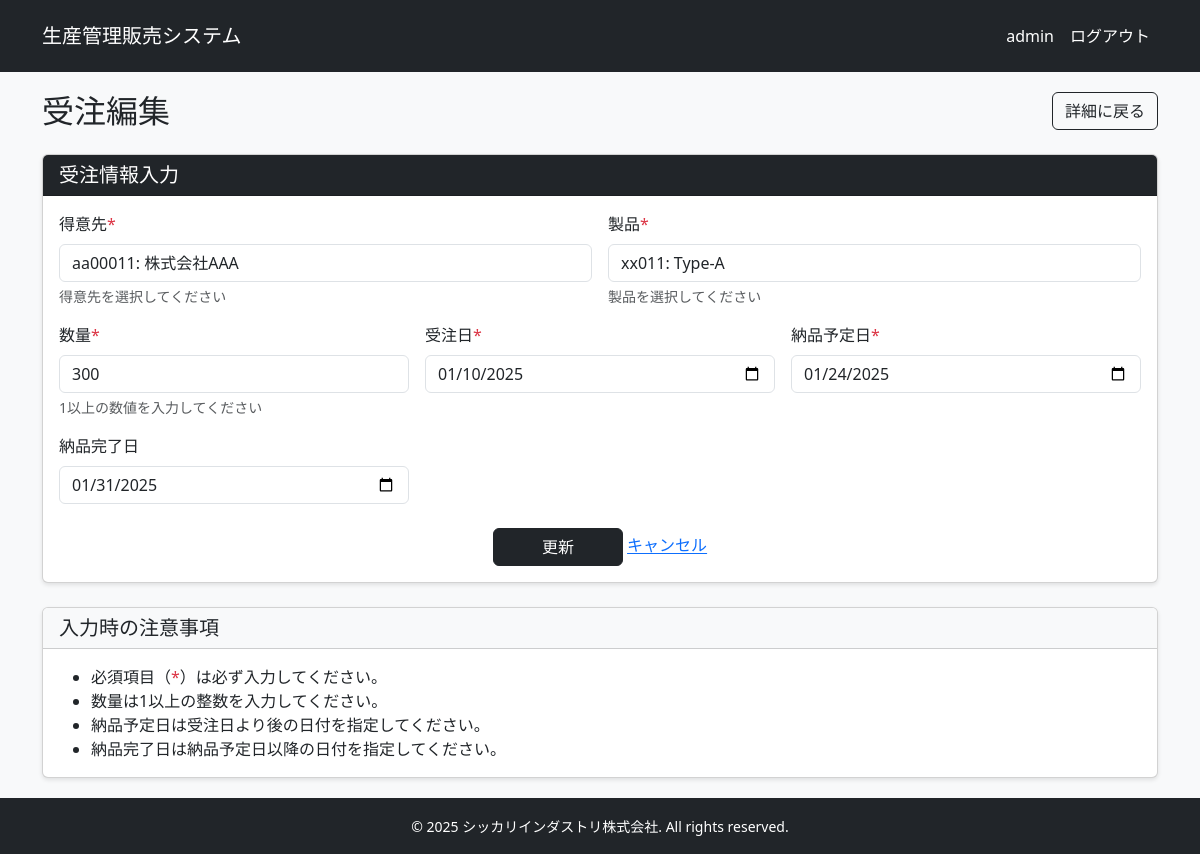
The page /sales/orders/1/update/ (signed in) on the database its author committed.
### apps/sales/models.py (models this page shows, shortened)
class Order(models.Model):
    customer = models.ForeignKey(
        Customer,
        on_delete=models.PROTECT,
        verbose_name="得意先"
    )
    product = models.ForeignKey(
        Product,
        on_delete=models.PROTECT,
        verbose_name="製品"
    )
    quantity = models.IntegerField("受注数量")
    order_date = models.DateField("受注日")
    delivery_date = models.DateField("納品予定日")
    delivery_completed_date = models.DateField("納品完了日", null=True, blank=True)
    created_at = models.DateTimeField("作成日時", auto_now_add=True)
    updated_at = models.DateTimeField("更新日時", auto_now=True)
    class Meta:
        verbose_name = "受注"
        verbose_name_plural = "受注一覧"

### apps/sales/views.py (the view, shortened to what this page needs)
# urls.py: path('orders/<int:pk>/update/', views.OrderUpdateView.as_view(), name='order_update'),
class OrderUpdateView(LoginRequiredMixin, UpdateView):
    model = Order
    form_class = OrderForm
    template_name = 'sales/order_form.html'

### apps/sales/forms.py (shortened to what this page needs)
class OrderForm(forms.ModelForm):
    class Meta:
        model = Order
        fields = ['customer', 'product', 'quantity', 'order_date', 'delivery_date', 'delivery_completed_date']
        widgets = {
            'order_date': forms.DateInput(attrs={'type': 'date'}),
            'delivery_date': forms.DateInput(attrs={'type': 'date'}),
            'delivery_completed_date': forms.DateInput(attrs={'type': 'date'}),
        }
    def __init__(self, *args, **kwargs):
        super().__init__(*args, **kwargs)
        for field in self.fields.values():
            field.widget.attrs['class'] = 'form-control'
        self.fields['customer'].required = True
        self.fields['product'].required = True
        self.fields['quantity'].required = True
        self.fields['order_date'].required = True
        self.fields['delivery_date'].required = True
        self.fields['delivery_completed_date'].required = False
        self.fields['quantity'].widget.attrs['min'] = 1
        customer_id = kwargs.get('initial', {}).get('customer')
        if customer_id:
            self.fields['customer'].initial = customer_id

### apps/sales/models.py (called while the page is built)
    def __str__(self):
        return f"{self.customer_code}: {self.name}"

    def __str__(self):
        return f"{self.product_code}: {self.name}"

### templates/sales/order_form.html (shortened to what this page needs)
{% extends "base.html" %}
{% block content %}
<div class="d-flex justify-content-between align-items-center mb-4">
    <h2 class="mb-0">{% if object %}受注編集{% else %}受注登録{% endif %}</h2>
    <a href="{% if object %}{% url 'sales:order_detail' object.pk %}{% else %}{% url 'sales:order_list' %}{% endif %}" class="btn btn-outline-dark">
         {% if object %}詳細{% else %}一覧{% endif %}に戻る
    </a>
</div>
<div class="card">
    <div class="card-header bg-dark text-white">
        <h5 class="card-title mb-0">受注情報入力</h5>
    </div>
    <div class="card-body">
        <form method="post" novalidate>
            <div class="row g-3">
                <div class="col-md-6">
                    <label for="{{ form.customer.id_for_label }}" class="form-label">
                        得意先{% if form.customer.field.required %}<span class="text-danger">*</span>{% endif %}
                    </label>
                    {{ form.customer }}
                    <div class="form-text">得意先を選択してください</div>
                </div>
                <div class="col-md-6">
                    <label for="{{ form.product.id_for_label }}" class="form-label">
                        製品{% if form.product.field.required %}<span class="text-danger">*</span>{% endif %}
                    </label>
                    {{ form.product }}
                    <div class="form-text">製品を選択してください</div>
                </div>
                <div class="col-md-4">
                    <label for="{{ form.quantity.id_for_label }}" class="form-label">
                        数量{% if form.quantity.field.required %}<span class="text-danger">*</span>{% endif %}
                    </label>
                    {{ form.quantity }}
                    <div class="form-text">1以上の数値を入力してください</div>
                </div>
                <div class="col-md-4">
                    <label for="{{ form.order_date.id_for_label }}" class="form-label">
                        受注日{% if form.order_date.field.required %}<span class="text-danger">*</span>{% endif %}
                    </label>
                    {{ form.order_date }}
                </div>
                <div class="col-md-4">
                    <label for="{{ form.delivery_date.id_for_label }}" class="form-label">
                        納品予定日{% if form.delivery_date.field.required %}<span class="text-danger">*</span>{% endif %}
                    </label>
                    {{ form.delivery_date }}
                </div>
                {% if object %}
                <div class="col-md-4">
                    <label for="{{ form.delivery_completed_date.id_for_label }}" class="form-label">
                        納品完了日
                    </label>
                    {{ form.delivery_completed_date }}
                </div>
                {% endif %}
            </div>
            <div class="mt-4 text-center">
                <button type="submit" class="btn btn-dark px-5">
                    {% if object %}更新{% else %}登録{% endif %}
                </button>
                <a href="{% if object %}{% url 'sales:order_detail' object.pk %}{% else %}{% url 'sales:order_list' %}{% endif %}" sclass="btn btn-secondary px-5">
                    キャンセル
                </a>
            </div>
        </form>
    </div>
</div>
<div class="card mt-4">
    <div class="card-header bg-light">
        <h5 class="card-title mb-0">入力時の注意事項</h5>
    </div>
    <div class="card-body">
        <ul class="mb-0">
            <li>必須項目（<span class="text-danger">*</span>）は必ず入力してください。</li>
            <li>数量は1以上の整数を入力してください。</li>
            <li>納品予定日は受注日より後の日付を指定してください。</li>
            <li>納品完了日は納品予定日以降の日付を指定してください。</li>
        </ul>
    </div>
</div>
{% endblock %}

### templates/base.html (shortened to what this page needs)
<!DOCTYPE html>
<html lang="ja">
<head>
    <link href="https://cdn.jsdelivr.net/npm/bootstrap@5.3.0/dist/css/bootstrap.min.css" rel="stylesheet">
</head>
<body>
    <header>
        <nav class="navbar navbar-expand-lg navbar-dark">
            <div class="container d-flex justify-content-between">
                <a class="navbar-brand" href="{% url 'home' %}">生産管理販売システム</a>
                {% if user.is_authenticated %}
                    <ul class="navbar-nav">
                        <li class="nav-item">
                            <span class="nav-link">{{ user.username }}</span>
                        </li>
                        <li class="nav-item">
                            <a class="nav-link" href="{% url 'logout' %}">ログアウト</a>
                        </li>
                    </ul>
                {% endif %}
            </div>
        </nav>
    </header>
    <main class="main-content">
        <div class="container">
            {% block content %}
            {% endblock %}
        </div>
    </main>
    <footer class="footer text-center">
        <div class="container">
            <small>&copy; 2025 シッカリインダストリ株式会社. All rights reserved.</small>
        </div>
    </footer>
</body>
</html>

### templates/base.html (style rules this page uses)
:root { --primary: #212529; --secondary: #6c757d; --danger: #dc3545; --light: #f8f9fa; --white: #ffffff; --border: #dee2e6; }
body { min-height: 100vh; display: flex; flex-direction: column; }
.main-content { flex: 1; padding: 20px 0; background-color: var(--light); }
.navbar { padding: 1rem 0; background-color: var(--primary) !important; }
.navbar-brand, .nav-link { color: var(--white) !important; transition: opacity 0.3s; }
.card { box-shadow: 0 2px 4px rgba(0,0,0,0.1); transition: transform 0.3s; }
.btn-dark { background-color: var(--primary); border-color: var(--primary); }
.footer { background-color: var(--primary); color: var(--white); padding: 1rem 0; margin-top: auto; }

### rows shown on the page
Order: customer "aa00011: 株式会社AAA", product "xx011: Type-A", quantity "300", order_date "01/10/2025", delivery_date "01/24/2025", delivery_completed_date "01/31/2025"

### other values the page prints
{{ user.username }} "admin"
